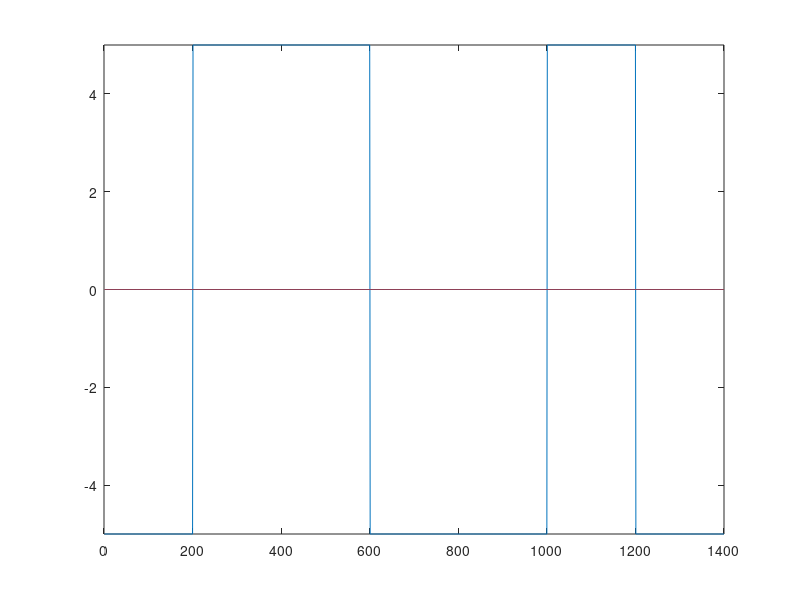

Write the MATLAB code that produced this figure.
#NRZL : Rule
#bit 1 : Negative voltage
#bit 0 : Positive Voltage

data =[1 0 0 1 1 0 1];
#substitute one point to 200
point=200;
signal =zeros(length(data)*point);

k=1;
for i=1:length(data)
  if data(i)==1
    for j=1:point
      signal(k)=-5;
      k=k+1;
    endfor
  else
    for j=1:point
      signal(k)=5;
      k=k+1;
    endfor
  endif
endfor

plot(signal);
ylim([-5 5]);


